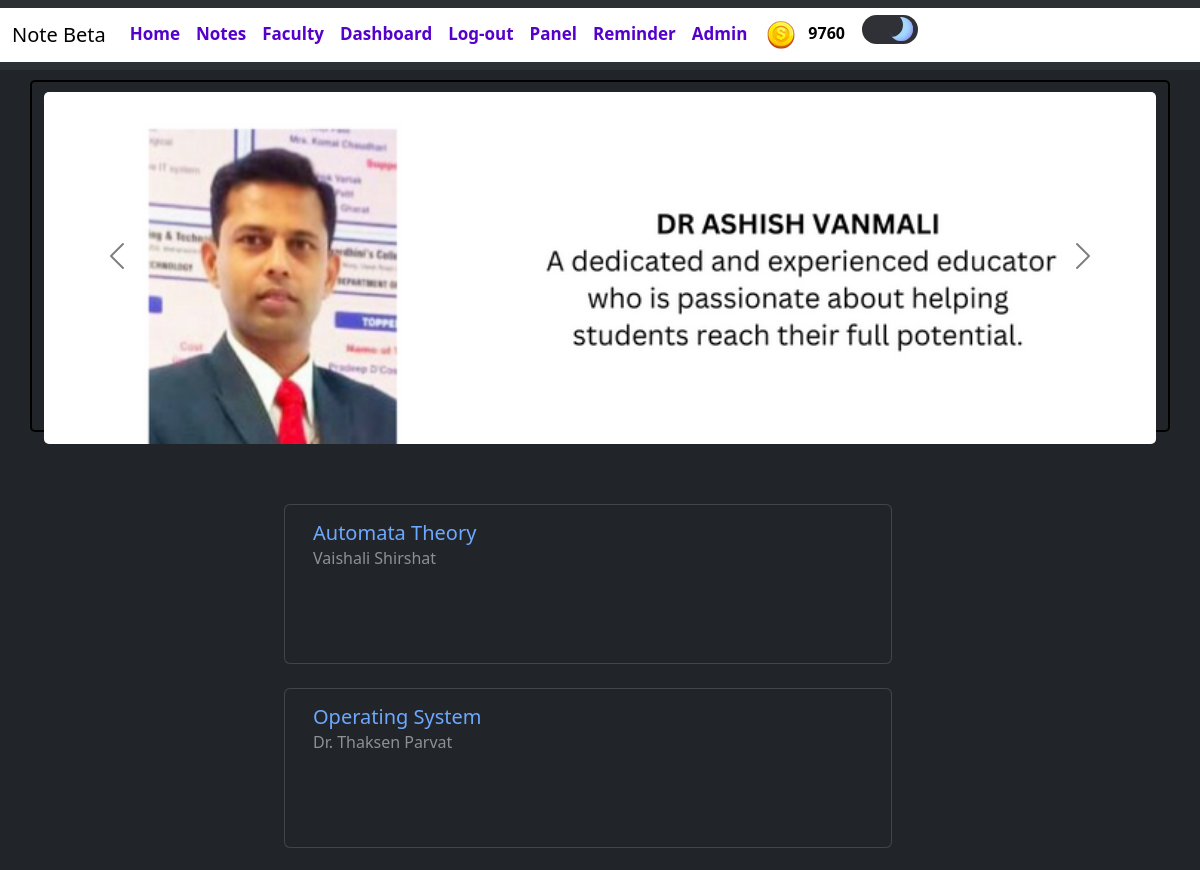
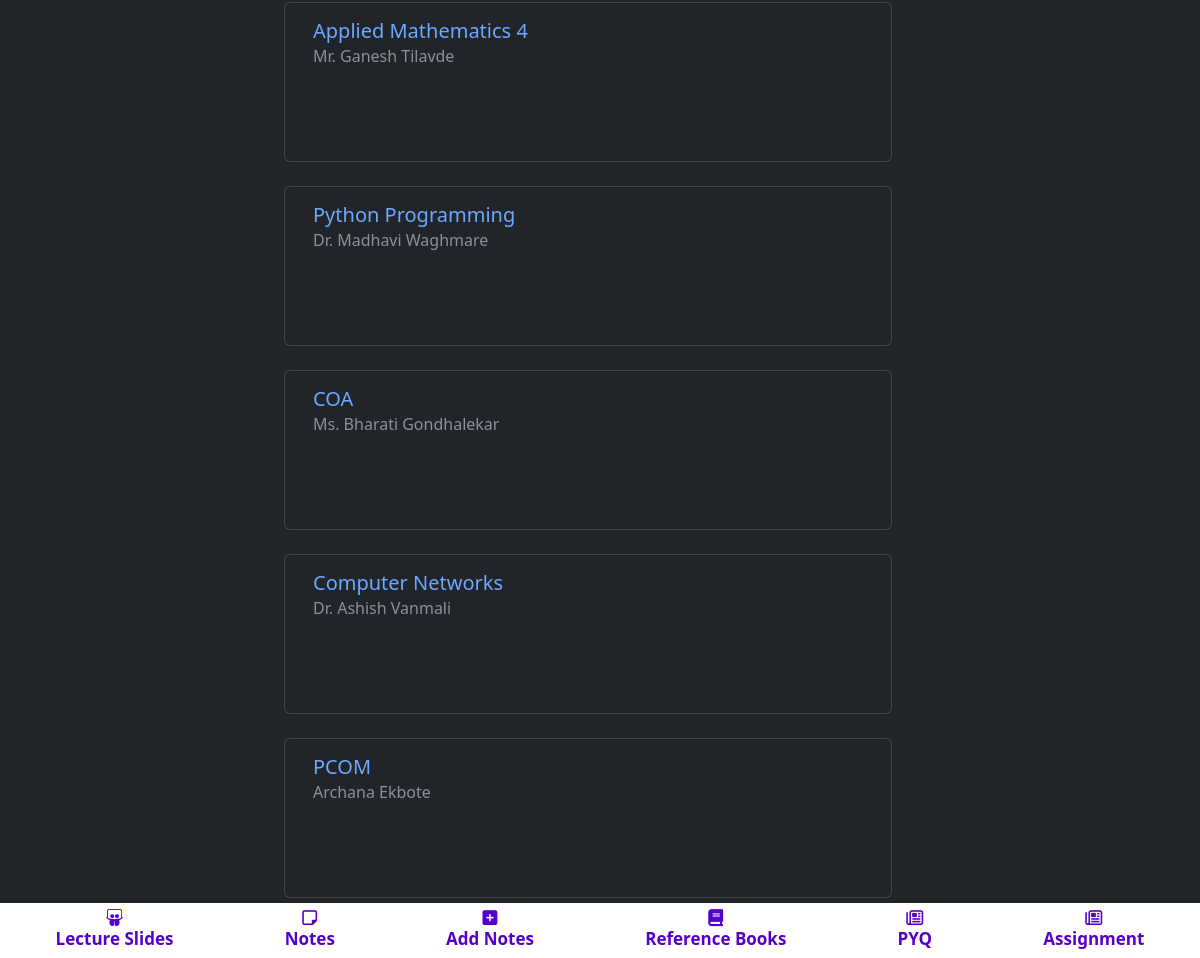
Page /faculty/ (signed in) on the earlier database version (2 pictures, top to bottom).
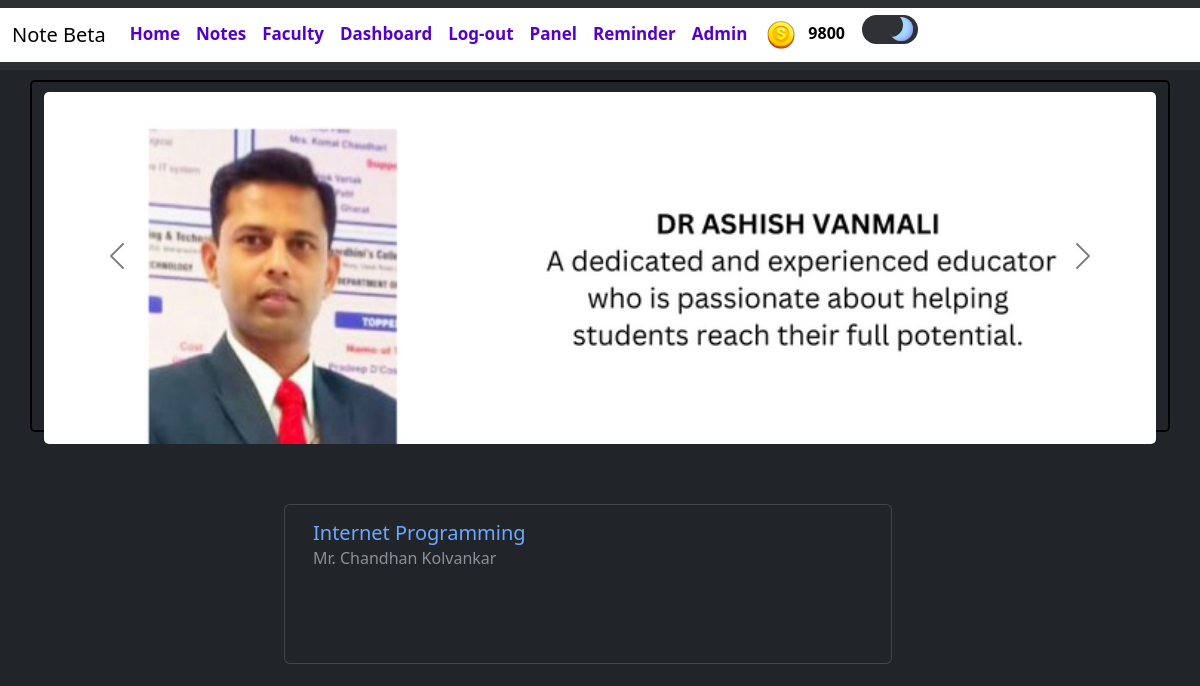
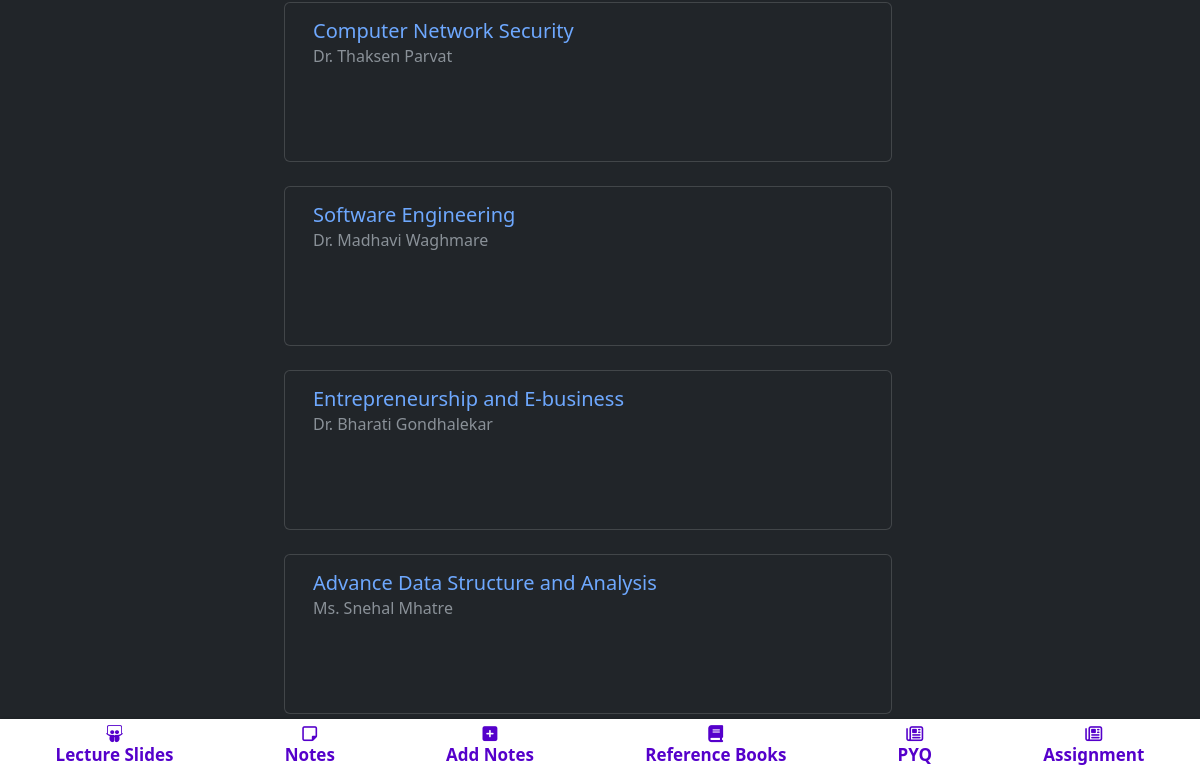
Same page on the later database version (2 pictures, top to bottom).
### blogapp/models.py (models this page shows, shortened)
class UserAccount(AbstractBaseUser, PermissionsMixin):
    email = models.CharField(max_length = 50,unique=True)
    name = models.CharField(max_length=200)
    is_active = models.BooleanField(default=True)
    is_mod = models.BooleanField(default=False)
    is_nUser = models.BooleanField(default=True)
    is_staff = models.BooleanField(default=False)
    coins_scored = models.IntegerField(default=100,null=True,blank=True)
    rank = models.IntegerField(default=0)
    bookmarks = models.ManyToManyField('blogapp.Notes', blank=True)
    is_emailVerified = models.BooleanField(default=False)
    objects = UserAccountManager()
    USERNAME_FIELD = 'email'
    REQUIRED_FIELDS = ['name']

class Subject(models.Model):
    name = models.CharField(max_length=50)
    teacher = models.CharField(max_length=50)
    teacherurl = models.CharField(max_length=300,null=True,blank=True)
    img = models.ImageField(upload_to='subImage/',null=True,blank=True)

### blogapp/views.py (the view)
# urls.py: path('faculty/',views.teacher,name='teacher'),
@login_required(login_url='/login/')
def teacher(request):
    sub=Subject.objects.all()
    context={
        'sub':sub,
    }
    return render(request,'main/teacher.html',context)

### templates/main/teacher.html (shortened to what this page needs)
{% extends 'index.html' %}
{% block content %}
{% load static %}
<div class="container" >
    <div class="row " >
    <div id="carouselExampleAutoplaying"  style=" border: 2px solid black;" class="carousel carousel-dark slide adi" data-bs-ride="carousel">
    <div class="carousel-inner adi">
        <div class="carousel-item active" >
        <a href="https://ashishvanmali.wordpress.com/" target="_blank">
        <img src="{% static 'images/teachers/1.png'  %}"  class="img-fluid d-block w-100" alt="..."></a>
        </div>
    </div>
    <button class="carousel-control-prev " type="button" data-bs-target="#carouselExampleAutoplaying" data-bs-slide="prev">
        <span class="carousel-control-prev-icon reh"  aria-hidden="true"></span>
    </button>
    <button class="carousel-control-next " type="button" data-bs-target="#carouselExampleAutoplaying" data-bs-slide="next">
        <span class="carousel-control-next-icon" aria-hidden="true"></span>
    </button>
    </div>
</div>
</div>
<div class="mt-5 row d-flex justify-content-center align-items-center " >
        {% for x in sub %}
        <div class="card mt-4 me-4 subj"  >
            <a href="{{x.teacherurl}}" target="_blank" style="text-decoration: none ;">
            <div class="card-body">
                <h5 class="card-title">{{x.name}}</h5>
                <h6 class="card-subtitle mb-2 text-muted">{{x.teacher}}</h6>
            </div></a>
        </div>
        {% endfor %}
    </div>
{% endblock %}

### templates/index.html (shortened to what this page needs)
{% load static %}
<!doctype html>
<html lang="en">
<head>
  <link href="https://cdn.jsdelivr.net/npm/bootstrap@5.3.0-alpha1/dist/css/bootstrap.min.css" rel="stylesheet"
>
  <link rel="stylesheet" href="https://cdn.jsdelivr.net/npm/boxicons@latest/css/boxicons.min.css">
  <link rel="stylesheet" href="https://unpkg.com/@trevoreyre/autocomplete-js/dist/style.css" />
</head>
<body data-bs-theme="dark">
  <header>
    {% include 'components/header.html' %}
  </header>
  <main>
    {% block content %}{% endblock %}
  </main>
  <footer>
    {% include 'components/notesBottomNav.html' %}
  </footer>
</body>
</html>

### templates/components/header.html (shortened to what this page needs)
{% load static %}
<nav class="navbar navbar-expand-lg bg-body-tertiary" >
    <div class="container-fluid" style="background-color: white;">
      <a class="navbar-brand mb-0 h1" href="{% url 'notes'%}" style="color: black;">Note Beta</a>
      <div class="collapse navbar-collapse" id="navbarTogglerDemo03">
        <ul class="navbar-nav me-auto mb-2 mb-lg-0" >
          {% if user.is_authenticated %}
          <li class="nav-item">
            <a class="nav-link abc" href="{% url 'home' %}" >Home</a>
          </li>
          <li class="nav-item" >
            <a class="nav-link abc" href="{% url 'notes' %}" >Notes</a>
          </li>
          <li class="nav-item" >
            <a class="nav-link abc" href="{% url 'teacher' %}" >Faculty</a>
          </li>
          <li class="nav-item" >
            <a class="nav-link abc" href="{% url 'dashboard' %}" >Dashboard</a>
          </li>
          <li class="nav-item">
            <a class="nav-link abc" href="{% url 'logout' %}" >Log-out</a>
          </li>
          {% endif %}
          {% if user.is_superuser %}
          <li class="nav-item">
            <a class="nav-link abc" href="{% url 'adminResponse' %}" >Panel</a>
          </li>
          <li class="nav-item">
            <a class="nav-link abc" href="{% url 'add_reminder' %}" >Reminder</a>
          </li>
            <li class="nav-item">
            <a class="nav-link abc" href="{% url 'admin:index' %}" >Admin</a>
          </li>
          {% endif %}
          {% if user.is_authenticated %}
          <table class="coins">
          <th>
          <img src="{% static 'images/coin.png' %}" alt="">
          </th>
          <th>
          <p class="cna" id="cna" style="color: black;">{{ user.coins_scored }}</p>
          </th>
          </table>
    {% endif %}
            <label class="switch">
              <span class="slider"></span>
            </label>
      </div>
    </div>
  </nav>

### templates/components/notesBottomNav.html (shortened to what this page needs)
<section class="abc" style="margin-top: 5%;">
<nav  class="navt bg-white">
    <a href="{% url 'btmNav' %}" class="nav-linkt">
        <i class="fab fa-slideshare" title="Lecture Slides"></i>
        <span class="nav-text">Lecture Slides</span>
    </a>
    <a href="{% url 'notes' %}" class="nav-linkt">
        <i  class="far fa-sticky-note" title="Notes"></i>
        <span class="nav-text">Notes</span>
    </a>
    <a href="{% url 'addNotes' %}" class="nav-linkt">
        <i class="fas fa-plus-square" title="Reference Books"></i>
        <span class="nav-text">Add Notes</span>
    </a>
    <a href="{% url 'referenceBooks' %}" class="nav-linkt">
        <i class="fas fa-book" title="Reference Books"></i>
        <span class="nav-text">Reference Books</span>
    </a>
    <a href="{% url 'pyqA' %}" class="nav-linkt">
        <i class="far fa-newspaper"></i>
        <span class="nav-text">PYQ</span>
    </a>
    <a href="{% url 'Assignment' %}" class="nav-linkt">
        <i class="far fa-newspaper"></i>
        <span class="nav-text">Assignment</span>
    </a>
</nav>
</section>

### templates/components/header.html (style rules this page uses)
.nav-link { margin-top: 5px; color: #5500cb; font-size: 17px; font-weight: bold; }
.coins { width: 3px; }
.cna { margin-top: 12px; font-weight: bold; }
.switch { margin-left: 1em; margin-top: 7px; --width-of-switch: 3.5em; --height-of-switch: 1.8em; --size-of-icon: 1.4em; --slider-offset: 0.3em; position: relative; width: var(--width-of-switch); height: var(--height-of-switch); }
.slider { position: absolute; cursor: pointer; top: 0; left: 0; right: 0; bottom: 0; background-color: #f4f4f5; transition: .4s; border-radius: 30px; }
.slider:before { position: absolute; content: ""; height: var(--size-of-icon,1.4em); width: var(--size-of-icon,1.4em); border-radius: 20px; left: var(--slider-offset,0.3em); top: 50%; transform: translateY(-50%); background: linear-gradient(40deg,#ff0080,#ff8c00 70%); ; transition: .4s; }
input:checked + .slider { background-color: #303136; }
input:checked + .slider:before { left: calc(100% - (var(--size-of-icon,1.4em) + var(--slider-offset,0.3em))); background: #303136; box-shadow: inset -3px -2px 5px -2px #8983f7, inset -10px -4px 0 0 #a3dafb; }

### templates/main/teacher.html (style rules this page uses)
.adi { margin-top: 10px; max-height: 22rem ; border-radius: 5px; }
.reh { color: black; }
.subj { width: 38rem; height: 10rem; }

### templates/components/notesBottomNav.html (style rules this page uses)
.navt { margin-top: 8em; position: fixed; bottom: 0; width: 100%; height: 55px; box-shadow: 0 0 3px rgba(0, 0, 0, 0.2); background-color:#5500cb; overflow-x: auto; display: flex; }
.nav-linkt { display: flex; flex-direction: column; align-items: center; justify-content: center; flex-grow: 1; min-width: 50px; overflow: hidden; white-space: nowrap; font-size: 14px; text-decoration: none; color: #444444; -webkit-tap-highlight-color: transparent; transition: background-color 0.1s ease-in-out; }
i { font-size: 1.4em; }
i,span { color: #5500cb; font-size: 17px; font-weight: bold; }

Differences in the rows shown:
removed Subject: name "Automata Theory", teacher "Vaishali Shirshat"
removed Subject: name "Operating System", teacher "Dr. Thaksen Parvat"
removed Subject: name "Applied Mathematics 4", teacher "Mr. Ganesh Tilavde"
removed Subject: name "Python Programming", teacher "Dr. Madhavi Waghmare"
removed Subject: name "COA", teacher "Ms. Bharati Gondhalekar"
removed Subject: name "Computer Networks", teacher "Dr. Ashish Vanmali"
removed Subject: name "PCOM", teacher "Archana Ekbote"
changed UserAccount: coins_scored "9760" → "9800"
added Subject: name "Internet Programming", teacher "Mr. Chandhan Kolvankar"
added Subject: name "Computer Network Security", teacher "Dr. Thaksen Parvat"
added Subject: name "Software Engineering", teacher "Dr. Madhavi Waghmare"
added Subject: name "Entrepreneurship and E-business", teacher "Dr. Bharati Gondhalekar"
added Subject: name "Advance Data Structure and Analysis", teacher "Ms. Snehal Mhatre"
